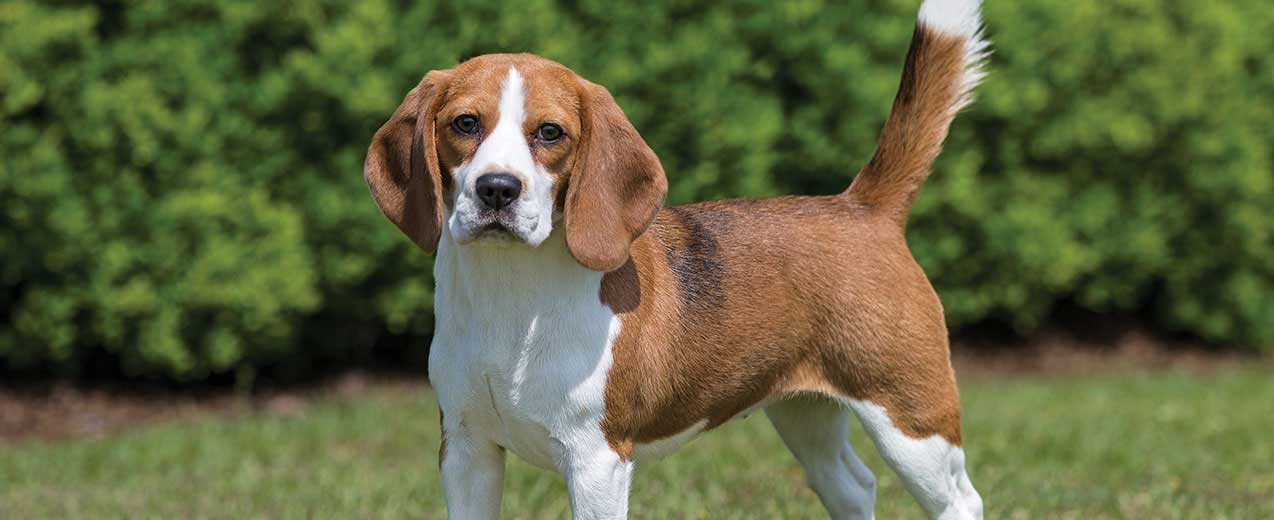
#> input picture beagle.jpg, 1274 x 520 px
$ python convolutions.py --image beagle.jpg
#> lines starting #> are read from the running program, lines starting #| are printed output that depends on the picture; after the words box and inside, x2 and y2 are one past the last pixel; in counts of white or black regions, pixels touching at a corner belong together


#convolution I*K

from skimage.exposure import rescale_intensity
import numpy as np
import argparse
import cv2

def convolve(image , K):
    (iH ,iW) = image.shape[:2]
    (kH , kW) = K.shape[:2]

    pad =(kW-1)//2

    image =cv2.copyMakeBorder(image ,pad,pad,pad,pad , cv2.BORDER_REPLICATE)

    output =np.zeros((iH,iW) , dtype ="float")

    for y in np.arange(pad ,  iH+pad):
        for x in np.arange(pad , iW+pad):
            #defining ROI

            roi =image[y-pad: y+pad+1 , x-pad:x+pad+1]

            k =(roi*K).sum()

            output[ x-pad , y-pad] =k

            output = rescale_intensity(output, in_range=(0,255))
            output = (output*255).astype("uint8")


            return output


# parsing the arguments

ap = argparse.ArgumentParser()

ap.add_argument("-i", "--image", required = True , help ="path to the input image")
args = vars(ap.parse_args())


smallBlur = np.ones((7,7), dtype = "float")*(1.0/(7*7))
largeBlur = np.ones((21,21),  dtype ="float")*(1.0/(21*21))

sharpen = np.array((
    [0, -1, 0],
    [-1, 5, -1],
    [0, -1, 0]), dtype="int")

laplacian = np.array((
    [0, 1, 0],
    [1, -4, 1],
    [0, 1, 0]), dtype="int")

sobelX = np.array((
    [-1, 0, 1],
    [-2, 0, 2],
    [-1, 0, 1]), dtype="int")

sobelY = np.array((
    [-1, -2, -1],
    [0, 0, 0],
    [1, 2, 1]), dtype="int")
emboss = np.array((
    [-2, -1, 0],
    [-1, 1, 1],
    [0, 1, 2]), dtype="int")


kernelBank = (
    ("small_blur" , smallBlur),
    ("large_blur" ,largeBlur),
    ("sharpen" ,sharpen),
    ("laplacian" , laplacian),
    ("sobel_x" ,sobelX),
    ("sobel_y" ,sobelY),
    ("emboss" ,emboss))


#convert the image to greyscale
image = cv2.imread(args["image"])
#> image is the input picture: shape (520, 1274, 3); mean B, G, R 64, 101.2, 96.9
gray = cv2.cvtColor(image, cv2.COLOR_BGR2GRAY)
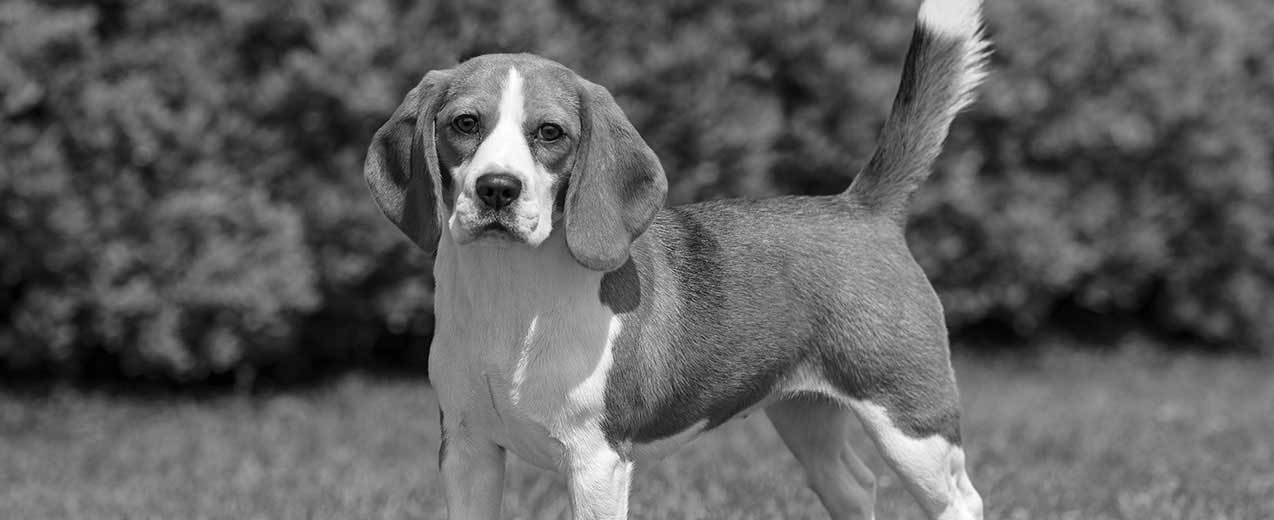
#> gray: shape (520, 1274); min 0, max 255, mean 95.7


#loop over the kernels
for (kernelName , k) in kernelBank:
    print("image is loading{}".format(kernelName))
    convolveOutput = convolve(gray,k)
    opencvOutput = cv2.filter2D(gray , -1, k)


    #show the output images
    cv2.imshow("Orignal",  gray)
    cv2.imshow("{}-convolve".format(kernelName), convolveOutput)
    cv2.imshow( "{}-gray".format(kernelName), opencvOutput)
    cv2.waitKey(0)
    cv2.destroyAllWindows()
#> this loop made 7 passes
#> pass 1, `convolveOutput = convolve(gray,k)`:
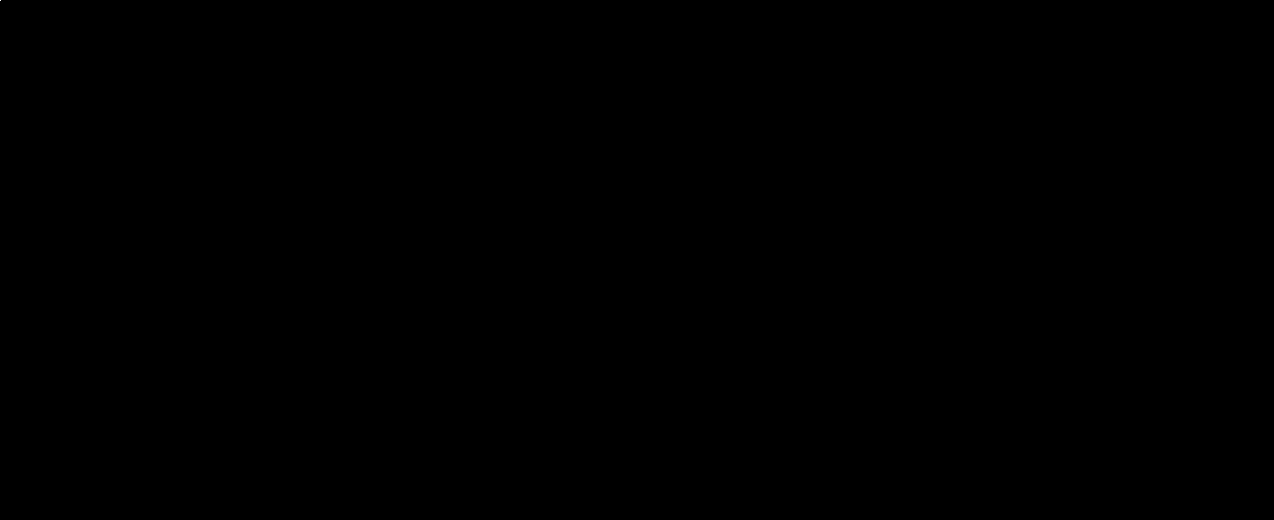
#> convolveOutput: shape (520, 1274); values 0 (black) and 85 (white), 0% white in thin lines or dots, all inside (x1, y1, x2, y2) = (0, 0, 1, 1)
#> pass 2, in convolve (call 2), `image =cv2.copyMakeBorder(image ,pad,pad,pad,pad , cv2.BORDER_REPLICATE)`:
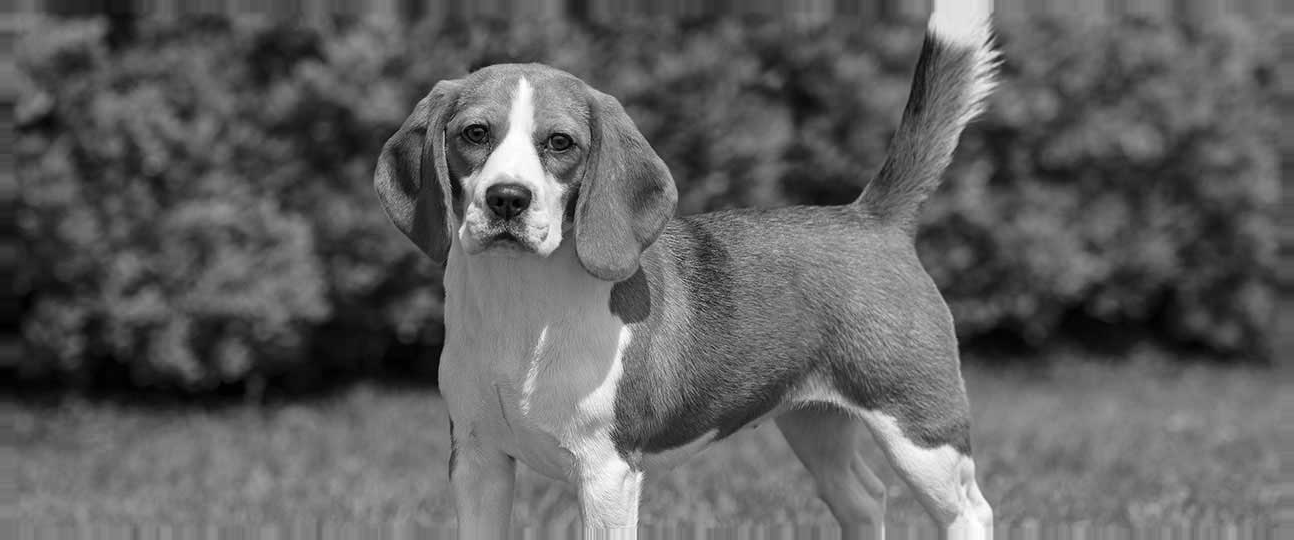
#> image: shape (540, 1294); min 0, max 255, mean 96.1


# In[ ]:


# In[ ]:
